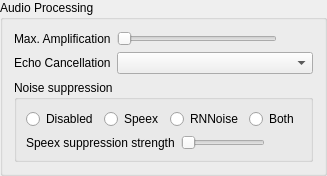
    <widget class="QGroupBox" name="qgbAudio">
     <property name="title">
      <string>Audio Processing</string>
     </property>
     <layout class="QGridLayout">
      <item row="2" column="1">
       <widget class="SemanticSlider" name="qsAmp">
        <property name="toolTip">
         <string>Maximum amplification of input sound</string>
        </property>
        <property name="whatsThis">
         <string>&lt;b&gt;Maximum amplification of input.&lt;/b&gt;&lt;br /&gt;Mumble normalizes the input volume before compressing, and this sets how much it's allowed to amplify.&lt;br /&gt;The actual level is continually updated based on your current speech pattern, but it will never go above the level specified here.&lt;br /&gt;If the &lt;i&gt;Microphone loudness&lt;/i&gt; level of the audio statistics hover around 100%, you probably want to set this to 2.0 or so, but if, like most people, you are unable to reach 100%, set this to something much higher.&lt;br /&gt;Ideally, set it so &lt;i&gt;Microphone Loudness * Amplification Factor &gt;= 100&lt;/i&gt;, even when you're speaking really soft.&lt;br /&gt;&lt;br /&gt;Note that there is no harm in setting this to maximum, but Mumble will start picking up other conversations if you leave it to auto-tune to that level.</string>
        </property>
        <property name="accessibleName">
         <string>Maximum amplification</string>
        </property>
        <property name="accessibleDescription">
         <string>Speech is dynamically amplified by at most this amount</string>
        </property>
        <property name="maximum">
         <number>19500</number>
        </property>
        <property name="singleStep">
         <number>500</number>
        </property>
        <property name="pageStep">
         <number>2000</number>
        </property>
        <property name="orientation">
         <enum>Qt::Horizontal</enum>
        </property>
       </widget>
      </item>
      <item row="2" column="0">
       <widget class="QLabel" name="qliAmp">
        <property name="text">
         <string>Max. Amplification</string>
        </property>
        <property name="buddy">
         <cstring>qsAmp</cstring>
        </property>
       </widget>
      </item>
      <item row="2" column="2">
       <widget class="QLabel" name="qlAmp">
        <property name="minimumSize">
         <size>
          <width>30</width>
          <height>0</height>
         </size>
        </property>
        <property name="text">
         <string/>
        </property>
       </widget>
      </item>
      <item row="3" column="0">
       <widget class="QLabel" name="qliEcho">
        <property name="toolTip">
         <string/>
        </property>
        <property name="text">
         <string>Echo Cancellation</string>
        </property>
        <property name="buddy">
         <cstring>qcbEcho</cstring>
        </property>
       </widget>
      </item>
      <item row="4" column="0" colspan="3">
       <widget class="QGroupBox" name="groupBox">
        <property name="accessibleName">
         <string>Noise suppression</string>
        </property>
        <property name="title">
         <string>Noise suppression</string>
        </property>
        <layout class="QVBoxLayout" name="verticalLayout">
         <item>
          <layout class="QHBoxLayout" name="horizontalLayout_2">
           <item>
            <widget class="QRadioButton" name="qrbNoiseSupDeactivated">
             <property name="toolTip">
              <string>Don't use noise suppression.</string>
             </property>
             <property name="accessibleName">
              <string/>
             </property>
             <property name="text">
              <string>Disabled</string>
             </property>
            </widget>
           </item>
           <item>
            <widget class="QRadioButton" name="qrbNoiseSupSpeex">
             <property name="toolTip">
              <string>Use the noise suppression algorithm provided by Speex.</string>
             </property>
             <property name="text">
              <string notr="true">Speex</string>
             </property>
            </widget>
           </item>
           <item>
            <widget class="QRadioButton" name="qrbNoiseSupRNNoise">
             <property name="toolTip">
              <string>Use the noise suppression algorithm provided by RNNoise.</string>
             </property>
             <property name="text">
              <string notr="true">RNNoise</string>
             </property>
            </widget>
           </item>
           <item>
            <widget class="QRadioButton" name="qrbNoiseSupBoth">
             <property name="toolTip">
              <string>Use a combination of Speex and RNNoise to do noise suppression.</string>
             </property>
             <property name="text">
              <string>Both</string>
             </property>
            </widget>
           </item>
          </layout>
         </item>
         <item>
          <layout class="QHBoxLayout" name="horizontalLayout_3">
           <item>
            <widget class="QLabel" name="qlSpeexNoiseSup">
             <property name="toolTip">
              <string>This controls the amount by which Speex will suppress noise.</string>
             </property>
             <property name="text">
              <string>Speex suppression strength</string>
             </property>
             <property name="buddy">
              <cstring>qsSpeexNoiseSupStrength</cstring>
             </property>
            </widget>
           </item>
           <item>
            <widget class="SemanticSlider" name="qsSpeexNoiseSupStrength">
             <property name="toolTip">
              <string>This controls the amount by which Speex will suppress noise.</string>
             </property>
             <property name="whatsThis">
              <string>&lt;b&gt;This sets the amount of noise suppression to apply.&lt;/b&gt;&lt;br /&gt;The higher this value, the more aggressively stationary noise will be suppressed.</string>
             </property>
             <property name="accessibleName">
              <string>Noise suppression strength</string>
             </property>
             <property name="minimum">
              <number>15</number>
             </property>
             <property name="maximum">
              <number>60</number>
             </property>
             <property name="pageStep">
              <number>5</number>
             </property>
             <property name="orientation">
              <enum>Qt::Horizontal</enum>
             </property>
            </widget>
           </item>
           <item>
            <widget class="QLabel" name="qlSpeexNoiseSupStrength">
             <property name="sizePolicy">
              <sizepolicy hsizetype="Fixed" vsizetype="Fixed">
               <horstretch>0</horstretch>
               <verstretch>0</verstretch>
              </sizepolicy>
             </property>
             <property name="minimumSize">
              <size>
               <width>30</width>
               <height>0</height>
              </size>
             </property>
             <property name="toolTip">
              <string>This controls the amount by which Speex will suppress noise.</string>
             </property>
             <property name="text">
              <string/>
             </property>
            </widget>
           </item>
          </layout>
         </item>
        </layout>
       </widget>
      </item>
      <item row="3" column="1" colspan="2">
       <widget class="MUComboBox" name="qcbEcho">
        <property name="toolTip">
         <string/>
        </property>
        <property name="whatsThis">
         <string>Enabling this will cancel the echo from your speakers. Mixed has low CPU impact, but only works well if your speakers are equally loud and equidistant from the microphone. Multichannel echo cancellation provides much better echo cancellation, but at a higher CPU cost.</string>
        </property>
        <property name="accessibleName">
         <string>Echo cancellation mode</string>
        </property>
       </widget>
      </item>
     </layout>
    </widget>
